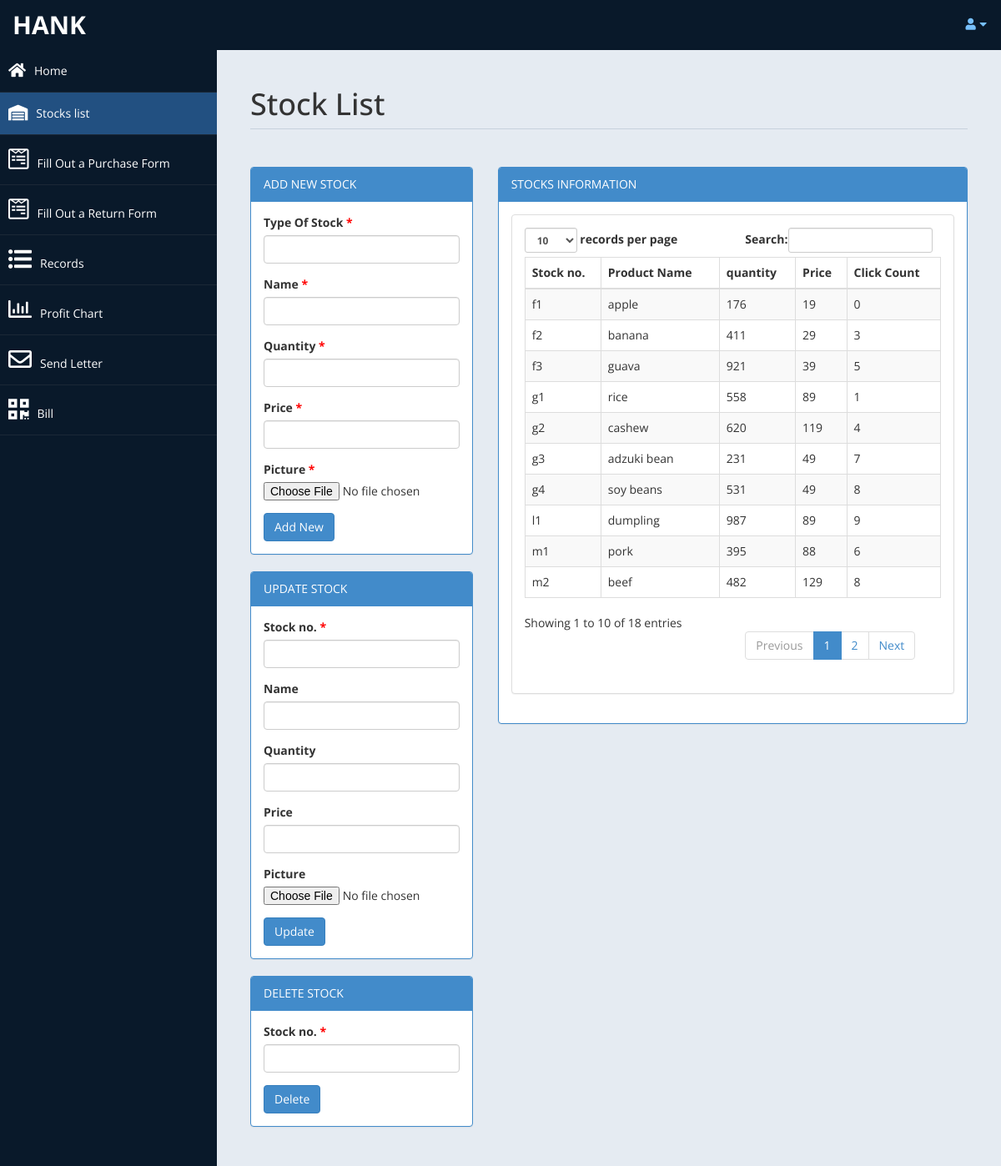
Screenshot of /admin/stock.php (signed in) with the database file from the repository.
### tables this page shows
CREATE TABLE stock(
	id int(10) unsigned NOT NULL,
	gId VARCHAR(10) NOT NULL,
	quantity INT,
	gName VARCHAR(50),
	price int(11),
	goodFullName varchar(50),
	clickCount int(255),
	introduce varchar(200),
	PRIMARY KEY (gId)
);

### admin/stock.php (the view, shortened to what this page needs)
<!DOCTYPE html>
<html xmlns="http://www.w3.org/1999/xhtml">
<head>
    <link href="assets/css/bootstrap.css" rel="stylesheet" />
    <link rel="stylesheet" href="https://use.fontawesome.com/releases/v5.0.13/css/all.css">
    <link href="assets/js/morris/morris-0.4.3.min.css" rel="stylesheet" />
    <link href="assets/css/custom-styles.css" rel="stylesheet" />
</head>
<body>
    <div id="wrapper">
        <nav class="navbar navbar-default top-navbar" role="navigation">
            <div class="navbar-header">
                <a class="navbar-brand" href="home.php"><?php echo $_SESSION["user"]; ?> </a>
            </div>
            <ul class="nav navbar-top-links navbar-right">
                <li class="dropdown">
                    <a class="dropdown-toggle" data-toggle="dropdown" href="#" aria-expanded="false">
                        <i class="fa fa-user fa-fw"></i><i class="fa fa-caret-down"></i>
                    </a>
                </li>
            </ul>
        </nav>
        <nav class="navbar-default navbar-side" role="navigation">
            <div class="sidebar-collapse">
                <ul class="nav" id="main-menu">
                    <li><a href="home.php"><i class="fa fa-home fa-lg"></i>Home</a></li>
                    <li><a class="active-menu" href="stock.php"><i class="fas fa-warehouse fa-lg"></i>Stocks list</a></li>
                    <li><a href="purchaseorder.php"><i class="fab fa-wpforms fa-2x"></i>Fill Out a Purchase Form</a></li>
                    <li><a href="returnorder.php"><i class="fab fa-wpforms fa-2x"></i>Fill Out a Return Form</a></li>
                    <li><a href="tradepayment.php"><i class="fas fa-list-ul fa-2x"></i>Records</a></li>
                    <li><a href="profitChart.php"><i class="far fa-chart-bar fa-2x"></i>Profit Chart</a></li>
                    <li><a href="sendletter.php"><i class="far fa-envelope fa-2x"></i>Send Letter</a></li>
                    <li><a href="Bill.php"><i class="fas fa-qrcode fa-2x"></i>Bill</a></li>
                </ul>
            </div>
        </nav>
        <div id="page-wrapper" >
            <div id="page-inner">
                <div class="row">
                    <div class="col-md-12">
                        <h1 class="page-header">
                            Stock List <small></small>
                        </h1>
                    </div>
                </div>
                <div class="row">
                    <div class="col-md-4 col-sm-4">
                        <div class="panel panel-primary">
                            <div class="panel-heading">
                                ADD NEW STOCK
                            </div>
                            <div class="panel-body">
                                <form name="form" method="post" enctype="multipart/form-data">
                                    <div class="form-group">
                                        <label>Type Of Stock<span style="color: red;"> *</span></label>
                                        <input name="newType"  class="form-control">
                                    </div>
                                    <div class="form-group">
                                        <label>Name<span style="color: red;"> *</span></label>
                                        <input name="newName"  class="form-control">
                                    </div>
                                    <div class="form-group">
                                        <label>Quantity<span style="color: red;"> *</span></label>
                                        <input name="newQuantity"  class="form-control">
                                    </div>
                                    <div class="form-group">
                                        <label>Price<span style="color: red;"> *</span></label>
                                        <input name="newPrice"  class="form-control">
                                    </div>
                                    <div class="form-group">
                                        <label>Picture<span style="color: red;"> *</span></label>
                                        <input type="file" accept="image/*" name="uploadImg">
                                    </div>
                                    <input type="submit" name="add" value="Add New" class="btn btn-primary">
                                </form>
                            </div>
                        </div>
                        <div class="panel panel-primary">
                            <div class="panel-heading">
                                UPDATE STOCK
                            </div>
                            <div class="panel-body">
                                <form name="form" method="post" enctype="multipart/form-data">
                                    <div class="form-group">
                                        <label>Stock no. <span style="color: red;">*</span></label>
                                        <input name="gId"  class="form-control">
                                    </div>
                                    <div class="form-group">
                                        <label>Name</label>
                                        <input name="name"  class="form-control">
                                    </div>
                                    <div class="form-group">
                                        <label>Quantity</label>
                                        <input name="quantity"  class="form-control">
                                    </div>
                                    <div class="form-group">
                                        <label>Price</label>
                                        <input name="price"  class="form-control">
                                    </div>
                                    <div class="form-group">
                                        <label>Picture</label>
                                        <input type="file" accept="image/*" name="updateImg">
                                    </div>
                                    <input type="submit" name="update" value="Update" class="btn btn-primary">
                                </form>
                            </div>
                        </div>
                        <div class="panel panel-primary">
                            <div class="panel-heading">
                                DELETE STOCK
                            </div>
                            <div class="panel-body">
                                <form name="form" method="post">
                                    <div class="form-group">
                                        <label>Stock no. <span style="color: red;">*</span></label>
                                        <input name="delGId"  class="form-control">
                                    </div>
                                    <input type="submit" name="del" value="Delete" class="btn btn-primary">
                                </form>
                            </div>
                        </div>
                    </div>
                    <div class="col-md-8 col-sm-8">
                        <div class="panel panel-primary">
                            <div class="panel-heading">
                                STOCKS INFORMATION
                            </div>
                            <div class="panel-body">
                                <div class="panel panel-default">
                                    <div class="panel-body">
                                        <div class="table-responsive">
                                            <table class="table table-striped table-bordered table-hover" id="dataTables-example">
                                                <thead>
                                                    <tr>
                                                        <th>Stock no.</th>
                                                        <th>Product Name</th>
                                                        <th>quantity</th>
                                                        <th>Price</th>
                                                        <th>Click Count</th>
                                                    </tr>
                                                </thead>
                                                <tbody>
                                                <?php
                                                include('db.php');
                                                $sql = "SELECT * FROM stock";
                                                $re = mysqli_query($con,$sql);
                                                $id=0;
                                                while($row = mysqli_fetch_array($re)){
                                                    $id = $id+1;
                                                    if($id % 2 ==1 ){
                                                        echo"<tr class='gradeC'>
                                                                <td>".$row['gId']."</td>
                                                                <td>".$row['gName']."</td>
                                                                <td>".$row['quantity']."</td>
                                                                <td>".$row['price']."</td>
                                                                <td>".$row['clickCount']."</td>
                                                            </tr>";
                                                    }else{
                                                        echo"<tr class='gradeU'>
                                                                <td>".$row['gId']."</td>
                                                                <td>".$row['gName']."</td>
                                                                <td>".$row['quantity']."</td>
                                                                <td>".$row['price']."</td>
                                                                <td>".$row['clickCount']."</td>
                                                            </tr>";
                                                    }
                                                }
                                                ?>
                                                </tbody>
                                            </table>
                                        </div>
                                    </div>
                                </div>
                           </div>
                        </div>
                    </div>
                </div>
            </div>
        </div>
    </div>
</body>
</html>

### admin/assets/css/custom-styles.css (style rules this page uses)
body { font-family: 'Open Sans', sans-serif; }
#wrapper { width: 100%; background:#09192A; }
#page-wrapper { padding: 15px 15px; min-height: 600px; background:#E5EBF2; }
#page-inner { width:100%; margin:10px 20px 10px 0px; background-color:transparent; padding:10px; min-height:1200px; }
h1, .h1, h2, .h2, h3, .h3 { margin-top: 7px; margin-bottom: -5px; }
.page-header { padding-bottom: 9px; margin: 10px 0 45px; border-bottom: 1px solid #C7D1DD; }
.top-navbar { margin:0px; }
.top-navbar .navbar-brand { color: #fff; width: 260px; text-align: left; height: 60px; font-size: 30px; font-weight: 700; text-transform: uppercase; line-height: 30px; }
.top-navbar .nav > li { position: relative; display: inline-block; }
.top-navbar .nav > li > a { position: relative; display: block; padding: 19px 15px; color: #77C0FD; }
.active-menu { background-color:#225081!important; }
.sidebar-collapse , .sidebar-collapse .nav { background:none; }
.sidebar-collapse .nav { padding:0; }
.sidebar-collapse .nav > li > a { color:#fff; background:transparent; text-shadow:none; }
.sidebar-collapse > .nav > li > a { padding:15px 10px; }
.sidebar-collapse > .nav > li { border-bottom: 1px solid rgba(107, 108, 109, 0.19); }
.navbar-side { border:none; background-color: transparent; }
.top-navbar { background:#09192A; border-bottom:none; }
.top-navbar .nav > li > a > i { margin-right: 2px; }
.navbar-default { border:0px solid black; }
.navbar-header { background: #09192A; }
.nav > li > a > i { margin-right:10px; }
@media (min-width:768px) { #page-wrapper { margin: 0 0 0 260px; padding: 15px 30px; min-height: 1200px; } }
@media (min-width:768px) { .navbar-side { z-index: 1; position: absolute; width: 260px; } }
@media (min-width:768px) { .navbar { border-radius: 0px; } }

### rows the page displays
stock: gId "f1", gName "apple", quantity "176", price "19", clickCount "0"
stock: gId "f2", gName "banana", quantity "411", price "29", clickCount "3"
stock: gId "f3", gName "guava", quantity "921", price "39", clickCount "5"
stock: gId "g1", gName "rice", quantity "558", price "89", clickCount "1"
stock: gId "g2", gName "cashew", quantity "620", price "119", clickCount "4"
stock: gId "g3", gName "adzuki bean", quantity "231", price "49", clickCount "7"
stock: gId "g4", gName "soy beans", quantity "531", price "49", clickCount "8"
stock: gId "l1", gName "dumpling", quantity "987", price "89", clickCount "9"
stock: gId "m1", gName "pork", quantity "395", price "88", clickCount "6"
stock: gId "m2", gName "beef", quantity "482", price "129", clickCount "8"

### other values shown
$_SESSION["user"] "HANK"
